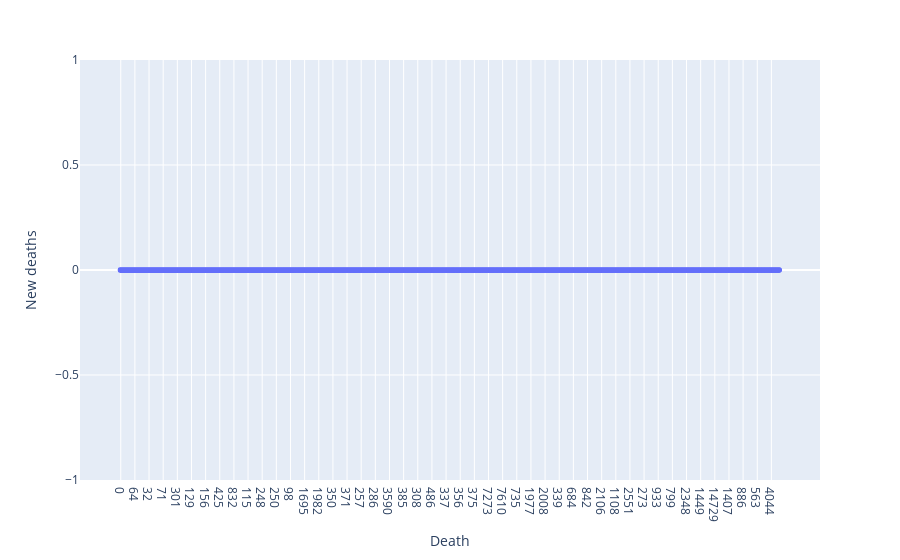

This figure's notebook cell:
### Code cell
px.scatter(
    x="Death",
    y="New deaths",
    data_frame=data
)

### Figure 1 — Plotly figure (JSON) as saved in the notebook; plotly's stock layout.template omitted (floating-point values rounded to 4 significant figures; data arrays with more than 128 entries replaced by an {"elided": "..."} marker saying what was removed)
{"data": [{"hovertemplate": "Death=%{x}<br>New deaths=%{y}<extra></extra>", "legendgroup": "", "marker": {"color": "#636efa", "symbol": "circle"}, "mode": "markers", "name": "", "showlegend": false, "type": "scattergl", "x": {"elided": "4692 str values"}, "xaxis": "x", "y": {"elided": "4692 int values"}, "yaxis": "y"}], "layout": {"legend": {"tracegroupgap": 0}, "margin": {"t": 60}, "xaxis": {"anchor": "y", "domain": [0, 1], "title": {"text": "Death"}}, "yaxis": {"anchor": "x", "domain": [0, 1], "title": {"text": "New deaths"}}}}
